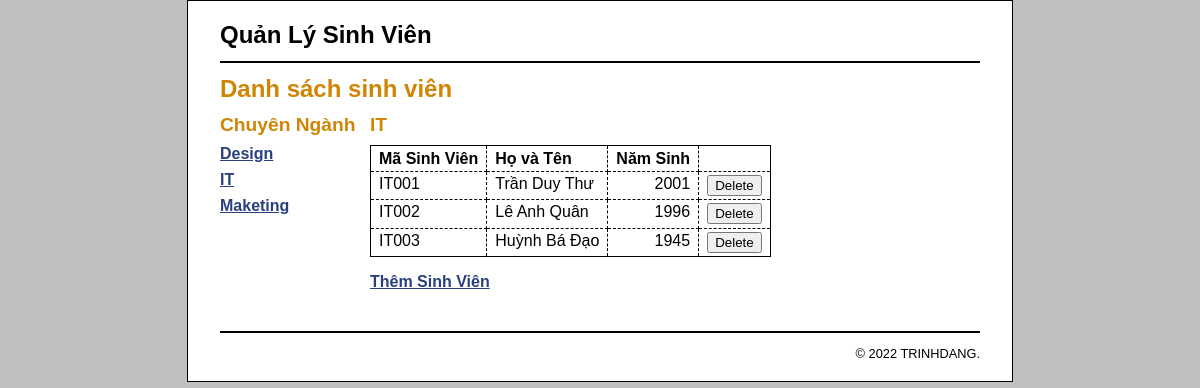
The page /?chuyenNganh_id=2 on the database its author committed.
### tables this page shows
CREATE TABLE `chuyennganh` (
  `chuyenNganhID` int(11) NOT NULL,
  `chuyenNganhName` varchar(255) NOT NULL
);

CREATE TABLE `students` (
  `studentID` int(11) NOT NULL,
  `chuyenNganhID` int(11) NOT NULL,
  `studentCode` varchar(10) NOT NULL,
  `studentName` varchar(255) NOT NULL,
  `birthDay` int(4) NOT NULL
);

### index.php (the view, shortened to what this page needs)
<?php
    require_once('database.php');
    if (!isset($chuyenNganh_id)) {
        $chuyenNganh_id = filter_input(INPUT_GET, 'chuyenNganh_id',
                FILTER_VALIDATE_INT);
    }
    $queryChuyenNganh = 'SELECT * FROM chuyennganh
                    WHERE chuyenNganhID = :chuyenNganh_id';
    $statement1 = $db->prepare($queryChuyenNganh);
    $statement1->bindValue(':chuyenNganh_id', $chuyenNganh_id);
    $statement1->execute();
    $chuyenNganh = $statement1->fetch();
    $chuyenNganh_name = $chuyenNganh['chuyenNganhName'];
    $query = 'SELECT * FROM chuyennganh
                        ORDER BY chuyenNganhID';
    $statement = $db->prepare($query);
    $statement->execute();
    $chuyenNganhs = $statement->fetchAll();
    $queryStudents = 'SELECT * FROM students
    WHERE chuyenNganhID = :chuyenNganh_id
    ORDER BY studentID';
    $statement3 = $db->prepare($queryStudents);
    $statement3->bindValue(':chuyenNganh_id', $chuyenNganh_id);
    $statement3->execute();
    $students = $statement3->fetchAll();
?>
<!DOCTYPE html>
<html>
    <head>
        <link rel="stylesheet" type="text/css" href="main.css" />
    </head>
    <body>
        <header>
                <h1>Quản Lý Sinh Viên</h1>
        </header>
        <main>
            <h1>Danh sách sinh viên</h1>
            <aside>
                <h2>Chuyên Ngành</h2>
                <nav>
                <ul>
                    <?php foreach ($chuyenNganhs as $chuyenNganh) : ?>
                    <li><a href=".?chuyenNganh_id=<?php echo $chuyenNganh['chuyenNganhID']; ?>">
                            <?php echo $chuyenNganh['chuyenNganhName']; ?>
                        </a>
                    </li>
                    <?php endforeach; ?>
                </ul>
                </nav>
            </aside>
            <section>
            <h2><?php echo $chuyenNganh_name; ?></h2>
            <table>
                <tr>
                    <th>Mã Sinh Viên</th>
                    <th>Họ và Tên</th>
                    <th class="right">Năm Sinh</th>
                    <th>&nbsp;</th>
                </tr>
                <?php foreach ($students as $student) : ?>
                <tr>
                    <td><?php echo $student['studentCode']; ?></td>
                    <td><?php echo $student['studentName']; ?></td>
                    <td class="right"><?php echo $student['birthDay']; ?></td>
                    <td><form action="delete_student.php" method="post">
                        <input type="submit" value="Delete">
                    </form></td>
                </tr>
                <?php endforeach; ?>
            </table>
            <p><a href="add_student_form.php">Thêm Sinh Viên</a></p>
        </section>
        </main>
        <footer>
        <p>&copy; <?php echo date("Y"); ?> TRINHDANG.</p>
        </footer>
    </body>
</html>

### main.css (style rules this page uses)
html { background-color: rgb(192, 192, 192); }
body { margin-top: 0; font-family: Arial, Helvetica, sans-serif; width: 760px; margin: 0 auto; background-color: white; border: 1px solid black; padding: .5em 2em; height: fit-content; }
header { margin: 0; border-bottom: 2px solid black; }
header h1 { margin: 0; padding: .5em 0; color: black; }
main { margin: 0; }
aside { float: left; width: 150px; }
nav ul { list-style-type: none; margin-left: 0; padding-left: 0; }
nav ul li { padding-bottom: 0.5em; }
section { float: left; width: 500px; padding-bottom: 1.5em; }
footer { clear: both; margin-top: 1em; border-top: 2px solid black; }
footer p { text-align: right; font-size: 80%; margin: 1em 0; }
h1 { font-size: 150%; margin: 0; padding: .5em 0 .25em; }
h2 { font-size: 120%; margin: 0; padding: .25em 0 .5em; }
h1, h2 { color: rgb(208, 133, 4); }
ul { margin: 0 0 1em 0; padding: 0 0 0 2.5em; }
li { margin: 0; padding: 0; }
a { color: rgb(41, 64, 124); font-weight: bold; }
table { border: 1px solid black; border-collapse: collapse; }
td, th { border: 1px dashed black; padding: .2em .5em .2em .5em; vertical-align: top; text-align: left; }
form { margin: 0; }
.right { text-align: right; }

### rows shown on the page
chuyennganh: chuyenNganhName "Design"
chuyennganh: chuyenNganhName "IT"
chuyennganh: chuyenNganhName "Maketing"
students: studentCode "IT001", studentName "Trần Duy Thư", birthDay "2001"
students: studentCode "IT002", studentName "Lê Anh Quân", birthDay "1996"
students: studentCode "IT003", studentName "Huỳnh Bá Đạo", birthDay "1945"
